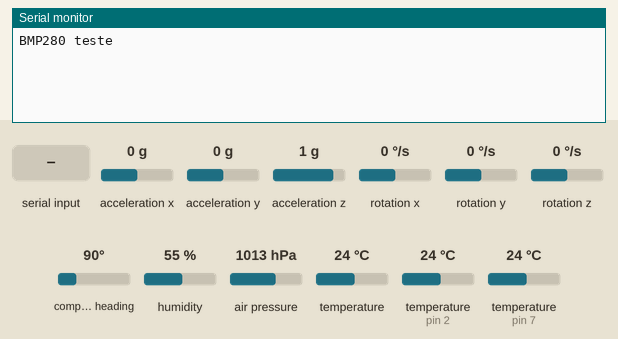
Recording of a sketch running on a simulated Arduino Uno, built with avr-gcc and run on an emulated ATmega328P. Shown: the last lines printed to the serial monitor. The test bench sets the inputs (shaded band); at power-on: acceleration x 0 g, acceleration y 0 g, acceleration z 1 g, rotation x 0 °/s, rotation y 0 °/s, rotation z 0 °/s, compass heading 90°, humidity 55 %, air pressure 1013 hPa, temperature 24 °C, temperature (sensors on pin 2, pin 7) 24 °C. The local clock reads 2024-03-15 10:24:30 at power-on unless the sketch sets it.

Above: at 4.7 s.
4.8 s: "1" received over Serial
At 5.4 s:
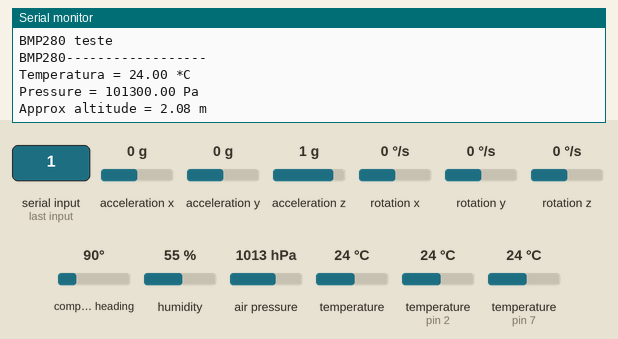
6.3 s: "2" received over Serial
At 7.1 s:
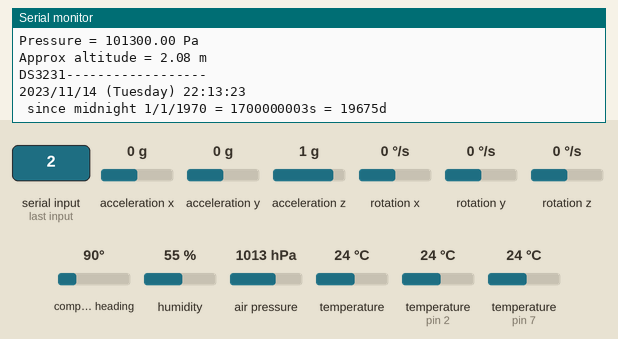
7.8 s: "3" received over Serial
At 8.4 s:
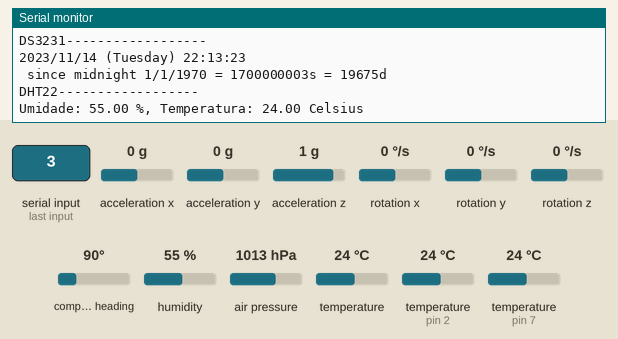
9.3 s: "4" received over Serial
At 11.2 s:
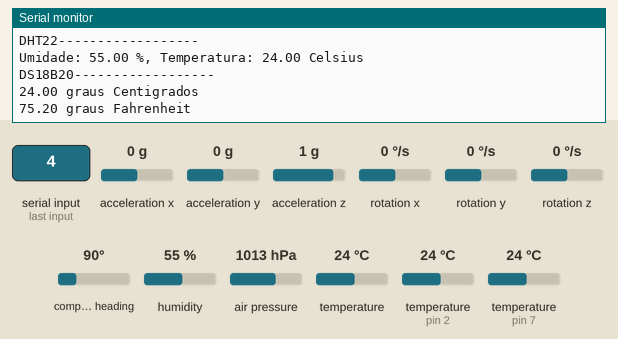
11.5 s: "5" received over Serial
At 12.1 s:
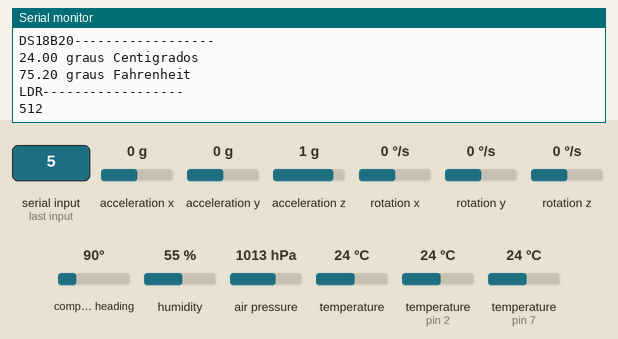
13.0 s: "6" received over Serial
At 14.5 s:
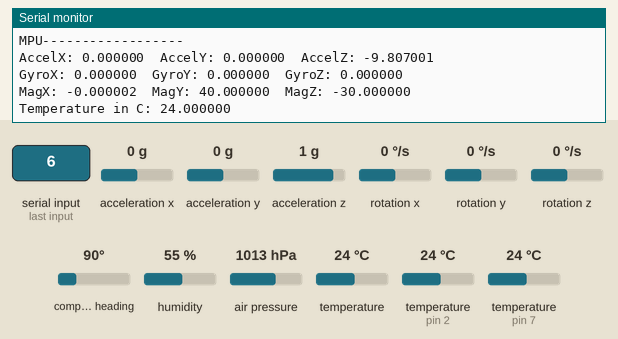

The sketch:

circuitoCompletoComPrintApenasNumeros.ino
```cpp
//BMP280
#include <Wire.h>
#include <SPI.h>
#include <Adafruit_Sensor.h>
#include <Adafruit_BMP280.h>

//DS3231
#include "RTClib.h"

//DHT22
#include <DHT.h>

//DS18B20
#include  <OneWire.h>
#include <DallasTemperature.h>

//MPU
#include "MPU9250.h"

//BMP280
Adafruit_BMP280 bmp; // I2C

//DS3231
RTC_DS3231 rtc;
char daysOfTheWeek[7][12] = {"Sunday", "Monday", "Tuesday", "Wednesday", "Thursday", "Friday", "Saturday"};

//DHT22
#define DHTPIN 7
#define DHTTYPE DHT22
DHT dht(DHTPIN, DHTTYPE);
int chk;
float umidade;
float temp;

//DS18B20
#define Pin 2
OneWire ourWire(Pin);
DallasTemperature sensors(&ourWire);

//LDR
int sensorValue = 0;
int sensorPin = A0;

//MPU - an MPU9250 object with the MPU-9250 sensor on I2C bus 0 with address 0x68
MPU9250 IMU(Wire,0x69);
int status;

char entrada;

void setup() {
  // put your setup code here, to run once:
  Serial.begin(9600);
  delay(3000);

  //BMP280
  Serial.println(F("BMP280 teste"));

  if (!bmp.begin()) {
  Serial.println(F("Could not find a valid BMP280 sensor, check wiring!"));
  while (1);
  }

  //DS3231
  if (! rtc.begin()) {
    Serial.println("Couldn't find RTC");
    while (1);
  }
  rtc.adjust(DateTime(F(__DATE__), F(__TIME__)));
  if (rtc.lostPower()) {
    Serial.println("RTC lost power, lets set the time!");
    // following line sets the RTC to the date & time this sketch was compiled
    rtc.adjust(DateTime(F(__DATE__), F(__TIME__)));
    // This line sets the RTC with an explicit date & time, for example to set
    // January 21, 2014 at 3am you would call:
    // rtc.adjust(DateTime(2014, 1, 21, 3, 0, 0));
    //rtc.adjust(DateTime(2018, 10, 06, 22, 33, 0));
  }

  //DHT22
  dht.begin();

  //DS18B20
  sensors.begin();

  //MPU
  // start communication with IMU
  status = IMU.begin();
  if (status < 0) {
    Serial.println("IMU initialization unsuccessful");
    Serial.println("Check IMU wiring or try cycling power");
    Serial.print("Status: ");
    Serial.println(status);
    while(1) {}
  }

  delay(500);
}


void loop() {
  DateTime now;

      entrada = Serial.read();

      switch(entrada){
      case '1':
        //BMP280
          Serial.println("BMP280------------------");
          Serial.print(F("Temperatura = "));
          Serial.print(bmp.readTemperature());
          Serial.println(" *C");

          Serial.print(F("Pressure = "));
          Serial.print(bmp.readPressure());
          Serial.println(" Pa");

          Serial.print(F("Approx altitude = "));
          Serial.print(bmp.readAltitude(1013.25)); // this should be adjusted to your local forcase
          Serial.println(" m");

          Serial.println();
          delay(200);
        break;
      case '2':
          now = rtc.now();
          Serial.println("DS3231------------------");
          Serial.print(now.year(), DEC);
          Serial.print('/');
          Serial.print(now.month(), DEC);
          Serial.print('/');
          Serial.print(now.day(), DEC);
          Serial.print(" (");
          Serial.print(daysOfTheWeek[now.dayOfTheWeek()]);
          Serial.print(") ");
          Serial.print(now.hour(), DEC);
          Serial.print(':');
          Serial.print(now.minute(), DEC);
          Serial.print(':');
          Serial.print(now.second(), DEC);
          Serial.println();

          Serial.print(" since midnight 1/1/1970 = ");
          Serial.print(now.unixtime());
          Serial.print("s = ");
          Serial.print(now.unixtime() / 86400L);
          Serial.println("d");

          delay(200);
          Serial.println();
        break;
      case '3':
          //DHT22
          umidade = dht.readHumidity();
          temp = dht.readTemperature();
          Serial.println("DHT22------------------");
          Serial.print("Umidade: ");
          Serial.print(umidade);
          Serial.print(" %, Temperatura: ");
          Serial.print(temp);
          Serial.println(" Celsius");
          Serial.println();
          delay(200); //Delay 2 sec.
        break;
      case '4':
          //DS18B20
          sensors.requestTemperatures();
          Serial.println("DS18B20------------------");
          Serial.print(sensors.getTempCByIndex(0));
          Serial.println(" graus Centigrados");
          Serial.print(sensors.getTempFByIndex(0)); //Lê-se e imprime a temperatura en graus Fahrenheit
          Serial.println(" graus Fahrenheit");
          Serial.println();
          delay(200);
        break;
      case '5':
          //LDR
          Serial.println("LDR------------------");
          sensorValue = analogRead(sensorPin);
          Serial.println(sensorValue);
          Serial.println();
          delay(200);
        break;
      case '6':
          //MPU
          Serial.println("MPU------------------");
          IMU.readSensor();
          // display the data
          Serial.print("AccelX: ");
          Serial.print(IMU.getAccelX_mss(),6);
          Serial.print("  ");
          Serial.print("AccelY: ");
          Serial.print(IMU.getAccelY_mss(),6);
          Serial.print("  ");
          Serial.print("AccelZ: ");
          Serial.println(IMU.getAccelZ_mss(),6);

          Serial.print("GyroX: ");
          Serial.print(IMU.getGyroX_rads(),6);
          Serial.print("  ");
          Serial.print("GyroY: ");
          Serial.print(IMU.getGyroY_rads(),6);
          Serial.print("  ");
          Serial.print("GyroZ: ");
          Serial.println(IMU.getGyroZ_rads(),6);

          Serial.print("MagX: ");
          Serial.print(IMU.getMagX_uT(),6);
          Serial.print("  ");
          Serial.print("MagY: ");
          Serial.print(IMU.getMagY_uT(),6);
          Serial.print("  ");
          Serial.print("MagZ: ");
          Serial.println(IMU.getMagZ_uT(),6);

          Serial.print("Temperature in C: ");
          Serial.println(IMU.getTemperature_C(),6);
          Serial.println();
          delay(200);
        break;
      case 'q':
        //BMP280
          Serial.println(bmp.readTemperature());

          Serial.println(bmp.readPressure());

          Serial.println(bmp.readAltitude(1013.25)); // this should be adjusted to your local forcase

          Serial.println();
          delay(200);
        break;
      case 'w':
          now = rtc.now();
          Serial.println("DS3231------------------");
          Serial.print(now.year(), DEC);
          Serial.print('/');
          Serial.print(now.month(), DEC);
          Serial.print('/');
          Serial.print(now.day(), DEC);
          Serial.print(" (");
          Serial.print(daysOfTheWeek[now.dayOfTheWeek()]);
          Serial.print(") ");
          Serial.print(now.hour(), DEC);
          Serial.print(':');
          Serial.print(now.minute(), DEC);
          Serial.print(':');
          Serial.print(now.second(), DEC);
          Serial.println();

          delay(200);
          Serial.println();
        break;
      case 'e':
          //DHT22
          umidade = dht.readHumidity();
          temp = dht.readTemperature();

          Serial.println(umidade);

          Serial.println(temp);
          Serial.println();
          delay(200); //Delay 2 sec.
        break;
      case 'r':
          //DS18B20
          sensors.requestTemperatures();

          Serial.println(sensors.getTempCByIndex(0));

          Serial.println(sensors.getTempFByIndex(0)); //Lê-se e imprime a temperatura en graus Fahrenheit
          Serial.println();
          delay(200);
        break;
      case 't':
          //LDR
          sensorValue = analogRead(sensorPin);
          Serial.println(sensorValue);
          Serial.println();
          delay(200);
        break;
      case 'y':
          //MPU
          IMU.readSensor();
          // display the data
          Serial.println(IMU.getAccelX_mss(),6);

          Serial.println(IMU.getAccelY_mss(),6);

          Serial.println(IMU.getAccelZ_mss(),6);


          Serial.println(IMU.getGyroX_rads(),6);

          Serial.println(IMU.getGyroY_rads(),6);

          Serial.println(IMU.getGyroZ_rads(),6);


          Serial.println(IMU.getMagX_uT(),6);

          Serial.println(IMU.getMagY_uT(),6);

          Serial.println(IMU.getMagZ_uT(),6);

          Serial.println(IMU.getTemperature_C(),6);
          Serial.println();
          delay(200);
        break;
    }

}
```

Measured:
- after the input at 4.8 s, the serial monitor: prints a new line at once (image 1)
- after the input at 6.3 s, the serial monitor: prints a new line at once (image 2)
- after the input at 7.8 s, the serial monitor: prints a new line at once (image 3)
- after the input at 9.3 s, the serial monitor: prints a new line after 0.75 s (image 4)
- after the input at 11.5 s, the serial monitor: prints a new line at once (image 5)
- after the input at 13.0 s, the serial monitor: prints a new line at once (image 6)
